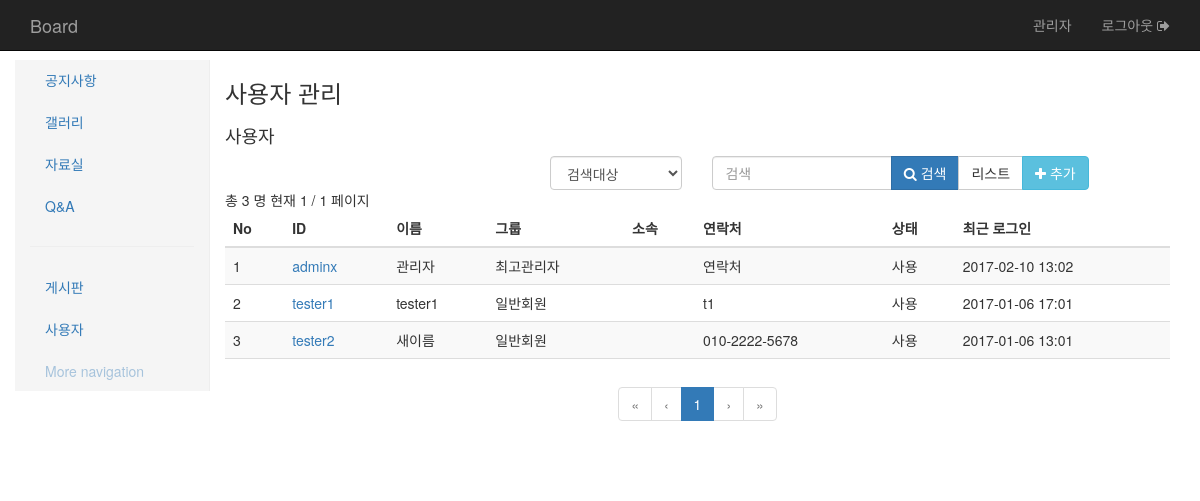
Screenshot of /member/index.php (signed in) with the database file from the repository.
### tables this page shows
CREATE TABLE IF NOT EXISTS `brn_auth` (
  `a_idx` int(11) unsigned NOT NULL AUTO_INCREMENT,
  `a_table` varchar(50) NOT NULL COMMENT '권한적용하는 테이블',
  `a_list` tinyint(3) NOT NULL DEFAULT '0',
  `a_view` tinyint(3) NOT NULL DEFAULT '0' COMMENT '== a_list',
  `a_write` tinyint(3) NOT NULL DEFAULT '0' COMMENT '>= a_list',
  `a_download` tinyint(3) NOT NULL DEFAULT '0' COMMENT '>= a_list',
  `a_modify` tinyint(3) NOT NULL DEFAULT '0' COMMENT '>= a_view',
  `a_remove` tinyint(3) NOT NULL DEFAULT '0' COMMENT '>= a_view',
  `a_reply` tinyint(3) NOT NULL DEFAULT '0' COMMENT '>= a_view 작성권한',
  `a_comment` tinyint(3) NOT NULL DEFAULT '0' COMMENT '>= a_view 작성권한',
  `a_comment_reply` tinyint(3) NOT NULL DEFAULT '0' COMMENT '>= a_view 작성권한',
  `a_notice` tinyint(3) NOT NULL DEFAULT '0' COMMENT '>= a_create',
  `a_secret` tinyint(3) NOT NULL DEFAULT '0' COMMENT '>= a_create',
  `a_attach` tinyint(3) NOT NULL DEFAULT '0' COMMENT '>= a_create',
  `f_reply` varchar(5) NOT NULL DEFAULT 'n' COMMENT '답글 사용여부',
  `f_comment` varchar(5) NOT NULL DEFAULT 'n' COMMENT '덧글 사용여부',
  `f_comment_reply` varchar(5) NOT NULL DEFAULT 'n' COMMENT '덧글 사용여부',
  `f_notice` varchar(5) NOT NULL DEFAULT 'y' COMMENT '공지사항 사용여부',
  `f_secret` varchar(5) NOT NULL DEFAULT 'n' COMMENT '비밀글 사용여부',
  `f_attach_count` tinyint(3) unsigned NOT NULL DEFAULT '0' COMMENT 'max_count(첨부파일)',
  `f_attach_type` varchar(200) NOT NULL COMMENT '첨부파일 확장자',
  PRIMARY KEY (`a_idx`),
  KEY `a_table` (`a_table`)
);

CREATE TABLE IF NOT EXISTS `brn_member` (
  `m_idx` int(11) unsigned NOT NULL AUTO_INCREMENT,
  `m_id` varchar(50) NOT NULL,
  `m_password` varchar(200) NOT NULL,
  `m_name` varchar(100) DEFAULT NULL,
  `m_level` varchar(50) DEFAULT NULL,
  `m_state` varchar(50) DEFAULT NULL,
  `m_email` varchar(100) DEFAULT NULL,
  `m_dept` varchar(200) DEFAULT NULL,
  `m_phone` varchar(50) DEFAULT NULL,
  `m_memo` varchar(200) DEFAULT NULL,
  `m_last_in` datetime DEFAULT NULL,
  `m_reg_date` datetime DEFAULT NULL,
  PRIMARY KEY (`m_idx`),
  KEY `m_id` (`m_id`),
  KEY `m_password` (`m_password`)
);

### app/member/memberView.php (called while the page is built, shortened)
<?php
class MemberView extends CoreView
{
    public function index($data)
    {
        $data['cssLink'] = array();
        $data['scriptHeader'] = array();
        $data['scriptFooter'] = array();
        $this->render('list', $data);
    }
}

### app/member/memberControl.php (called while the page is built, shortened)
<?php
class MemberControl
{
    private $_model;
    private $_view;
    private $_row;
    private $_level;
    private $_auth;
    public function __construct()
    {
        $this->_row = 20;
        $this->_model = loadClass('MemberModel', 'member');
        $this->_model->setRow($this->_row);
        $this->_view = loadClass('MemberView', 'member');
        $this->_level = array(
            99 => '최고관리자',
            9 => '관리자',
            2 => '직원',
            1 => '일반회원',
        );
        $this->_auth = $this->_model->getAuth();
    }
    private function urlQuery()
    {
        $get_page = (empty($_GET["page"]))? 1: noInject($_GET["page"]);
        $get_s = (empty($_GET["s"]))? '': noInject($_GET["s"]);
        $get_k = (empty($_GET["k"]))? '': noInject($_GET["k"]);
        return compact('get_page', 'get_s', 'get_k');
    }
    public function index()
    {
        $query = $this->urlQuery();
        $data = $this->_model->selectAll($query['get_page']);
        $data['total_page'] = (int)ceil($data['total_count'] / $this->_row);
        $data['level'] = $this->_level;
        $data['auth'] = $this->_auth;
        $data = array_merge($data, $query);
        $this->_view->index($data);
    }
}

### app/core/coreModel.php (called while the page is built)
<?php
class CoreModel
{
    private static $databases;
    public $connection;
    public function __construct()
    {
        $connDetails = "localhost|brighten|brighten|qmfkdlxms";
        if (!is_object(self::$databases[$connDetails])) {
            list($host, $dbname, $user, $pass) = explode('|', $connDetails);
            $dsn = "mysql:host=$host;dbname=$dbname";
            self::$databases[$connDetails] = new PDO($dsn, $user, $pass, array(PDO::MYSQL_ATTR_INIT_COMMAND => "SET NAMES utf8"));
            self::$databases[$connDetails]->setAttribute(PDO::ATTR_ERRMODE, PDO::ERRMODE_EXCEPTION);
        }
        $this->connection = self::$databases[$connDetails];
    }
    public function selectAuth($tableName)
    {
        $sql = "
            SELECT *
            FROM brn_auth
            WHERE a_table = :table";
        $stmt = $this->connection->prepare($sql);
        $stmt->bindParam(':table', $tableName, PDO::PARAM_STR);
        $stmt->execute();
        return $stmt->fetch(PDO::FETCH_ASSOC);
    }
}

### app/member/memberModel.php (called while the page is built, shortened)
<?php
class MemberModel extends CoreModel
{
    private $_table;
    private $_row_page;
    public function __construct()
    {
        $this->_table = 'brn_member';
        $this->_row_page = 30;
    }
    public function getAuth()
    {
        return $this->selectAuth($this->_table);
    }
    public function setRow($row)
    {
        $this->_row_page = $row;
    }
    public function selectAll($page)
    {
        $search = array();
        $param  = array();
        $result = array();
        $result['total_count'] = $this->getRowCount($search, $param);
        $offset_page = ($page - 1) * $this->_row_page;
        $result['row_no'] = $offset_page;
        if (!empty($search)) {
            $sql = "
                SELECT *
                FROM $this->_table
                WHERE m_level <= {$_SESSION['_level']} AND ".implode(' AND ', $search)."
                ORDER BY m_idx ASC
                LIMIT $offset_page, $this->_row_page";
            $stmt = $this->connection->prepare($sql);
            foreach ($param as $key => &$val) {
                $stmt->bindParam($key, $val);
            }
        } else {
            $sql = "
                SELECT *
                FROM $this->_table
                WHERE m_level <= {$_SESSION['_level']}
                ORDER BY m_idx ASC
                LIMIT $offset_page, $this->_row_page";
            $stmt = $this->connection->prepare($sql);
        }
        $stmt->execute();
        $result['rows'] = $stmt->fetchAll(PDO::FETCH_ASSOC);
        return $result;
    }
    private function getRowCount($search = array(), $param = array())
    {
        if (!empty($search)) {
            $sql = "
                SELECT COUNT(*) AS m_count
                FROM $this->_table
                WHERE m_level <= {$_SESSION['_level']} AND ".implode(' AND ', $search);
            $stmt = $this->connection->prepare($sql);
            foreach ($param as $key => &$val) {
                $stmt->bindParam($key, $val);
            }
        } else {
            $sql = "
                SELECT COUNT(*) AS m_count
                FROM $this->_table
                WHERE m_level <= {$_SESSION['_level']}";
            $stmt = $this->connection->prepare($sql);
        }
        $stmt->execute();
        $row = $stmt->fetch();
        return $row['m_count'];
    }
}

### app/core/class.php (called while the page is built, shortened)
<?php
function includeClassFile($class)
{
    if (substr($class, 0, 4) === 'Core') {
        $classPath = APP_PATH.'core/';
    } else {
        $classPath = ClassPath::$subPath;
    }
    $class{0} = strtolower($class{0});
}
function &loadClass ($class, $path = '')
{
    static $_classes = array();
    if ($path != '' && substr($path, -1) != '/') {
        $path .= '/';
    }
    $classPath = APP_PATH.$path;
    if (class_exists($class)) {
        $_classes[$classPath.$class] = new $class();
        return $_classes[$classPath.$class];
    }
}

### app/view/member/list.php (the view, shortened to what this page needs)
<?php
$selected = array(0=>'', '', '');
if (empty($get_s)) {
    $selected['0'] = 'selected';
} else {
    $selected[$get_s] = 'selected';
}
?>
                <h3>사용자 관리</h3>
                <div class="row">
                    <div class="col-md-12">
                        <h4>사용자</h4>
                        <div class="row">
                            <form name="frmSearch" id="frmSearch" method="GET" class="form-horizontal" action="<?=$_SERVER['PHP_SELF']?>">
                                <div class="col-md-2 col-md-offset-4">
                                    <select name="s" id="searchSelect" class="form-control" tabindex="1">
                                        <option value="0" <?=$selected['0']?>>검색대상</option>
                                    </select>
                                </div>
                                <div class="col-md-5">
                                    <div class="input-group">
                                        <input type="text" name="k" id="searchWord" placeholder="검색" class="input form-control" tabindex="2" value="<?=$get_k?>">
                                        <span class="input-group-btn">
                                            <button type="submit" class="btn btn-primary" tabindex="3"> <i class="fa fa-search"></i> 검색</button>
                                            <a class="btn btn-default" href="<?=$_SERVER['PHP_SELF']?>"> 리스트</a>
                                            <?=getAuthButton($auth['a_write'],
                                                '<a href="'.$_SERVER['PHP_SELF'].'?enter=w&'.getQuery('enter','idx').'" class="btn btn-info"> <i class="fa fa-plus"></i> 추가</a>')?>
                                        </span>
                                    </div>
                                </div>
                            </form>
                        </div>
                    </div>
                    <div class="col-md-12">
                        <div class="table-responsive">
                            <div>
                                총 <?=number_format($total_count)?> 명
                                현재 <?=number_format($get_page)?> / <?=number_format($total_page)?> 페이지
                            </div>
                            <table class="table table-striped">
                                <thead>
                                    <tr>
                                        <th>No</th>
                                        <th>ID</th>
                                        <th>이름</th>
                                        <th>그룹</th>
                                        <th>소속</th>
                                        <th>연락처</th>
                                        <th>상태</th>
                                        <th>최근 로그인</th>
                                    </tr>
                                </thead>
                                <tbody><?php
                                foreach ($rows as $val) {
                                    $row_no += 1;
                                    $idx = $val['m_idx'];
                                    $strState = ($val['m_state'] == 'y')? '사용': '미사용';
                                    $strLevel = $level[$val['m_level']];
                                    $lastIn = ($val['m_last_in'])? date('Y-m-d H:m', strtotime($val['m_last_in'])): ''; ?>
                                    <tr>
                                        <td><?=$row_no?></td>
                                        <td><a href="<?=$_SERVER['PHP_SELF']?>?enter=v&idx=<?=$idx?>&<?=getQuery()?>"><?=$val['m_id']?></a></td>
                                        <td><?=$val['m_name']?></td>
                                        <td><?=$strLevel?></td>
                                        <td><?=$val['m_dept']?></td>
                                        <td><?=$val['m_phone']?></td>
                                        <td><?=$strState?></td>
                                        <td><?=$lastIn?></td>
                                    </tr><?php
                                } ?>
                                </tbody>
                                <tfoot>
                                    <tr>
                                        <td colspan="8" class="text-center">
                                            <ul class="pagination">
                                                <?=paginate($total_page, 5, $get_page)?>
                                            </ul>
                                        </td>
                                    </tr>
                                </tfoot>
                            </table>
                        </div>
                    </div>
                </div>

### rows the page displays
brn_auth: a_write "추가"
brn_member: m "adminx", m_name "관리자", m_level "최고관리자", m_phone "연락처", m_state "사용", m_last_in "2017-02-10 13:02"
brn_member: m "tester1", m_name "tester1", m_level "일반회원", m_phone "t1", m_state "사용", m_last_in "2017-01-06 17:01"
brn_member: m "tester2", m_name "새이름", m_level "일반회원", m_phone "010-2222-5678", m_state "사용", m_last_in "2017-01-06 13:01"

### other values shown
$total_count "3"
$get_page "1"
$total_page "1"
